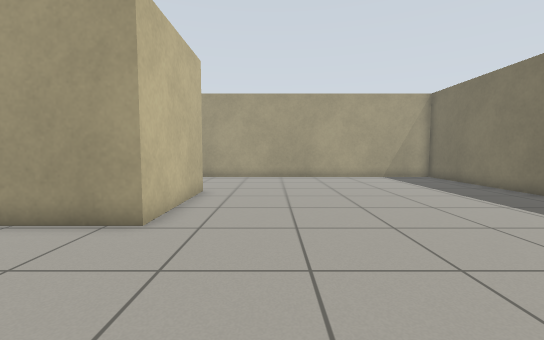
[1] (above)

12 first-person views from a walk through a Gazebo world. The camera is 0.79 m above the floor, tilts 4° down and sees 90° across. The floor is counted in squares, 0.5 m on a side. Each view is taken from the middle of a square. On the plan, view 1 faces up. The plan holds only what a view shows up to about 14 squares ahead; the rest is blank. Robots are left out.

[2]
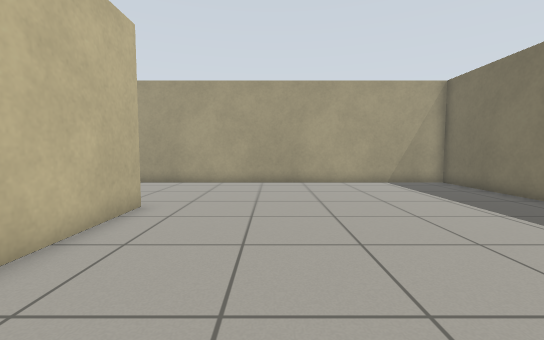

[3]
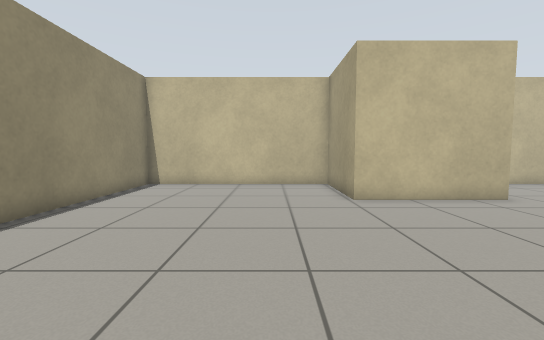

[4]
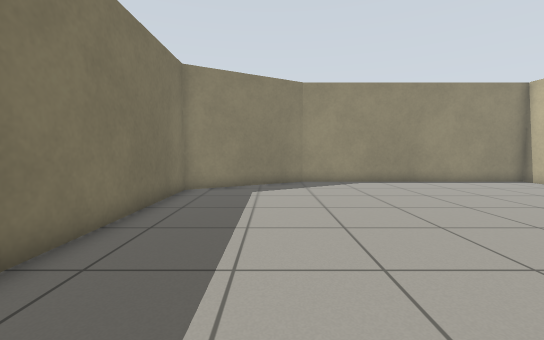

[5]
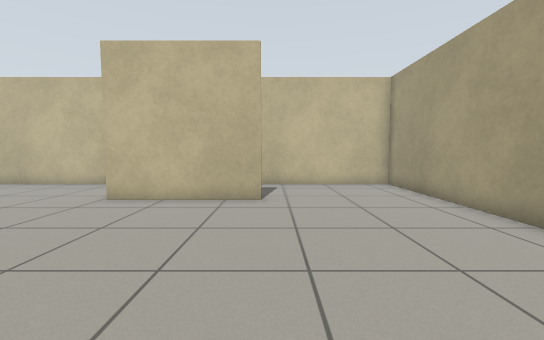

[6]
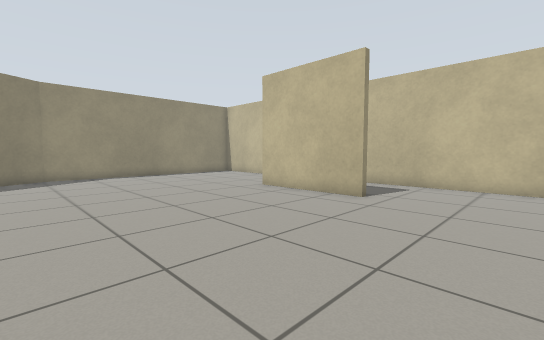

[7]
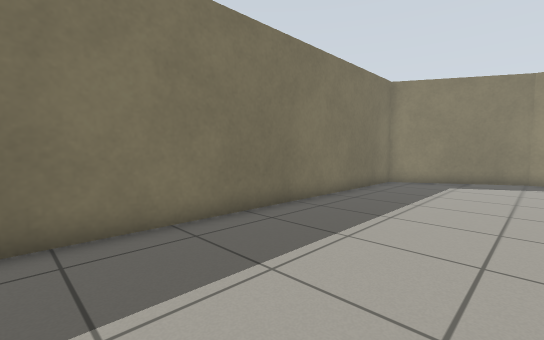

[8]
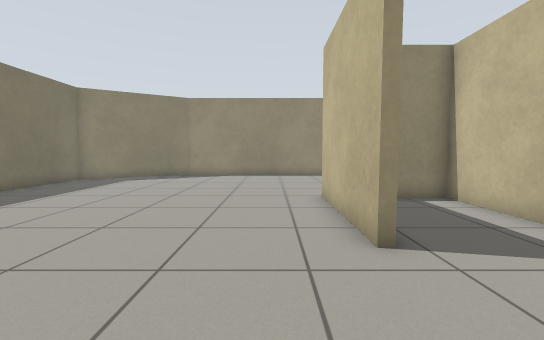

[9]
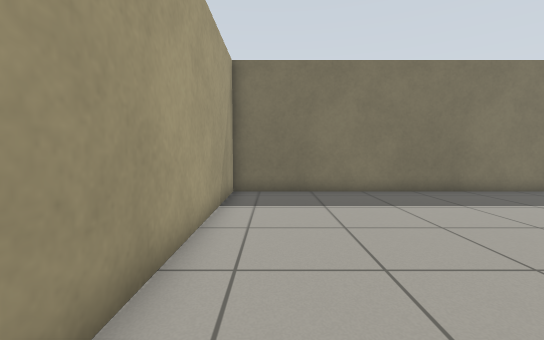

[10]
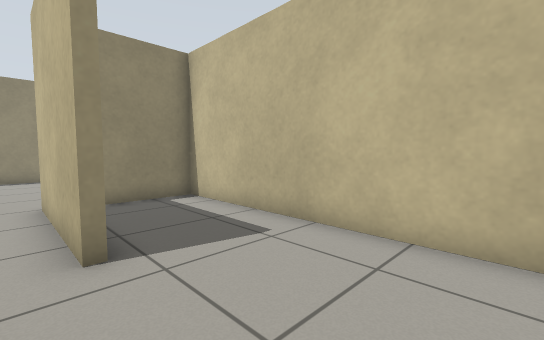

[11]
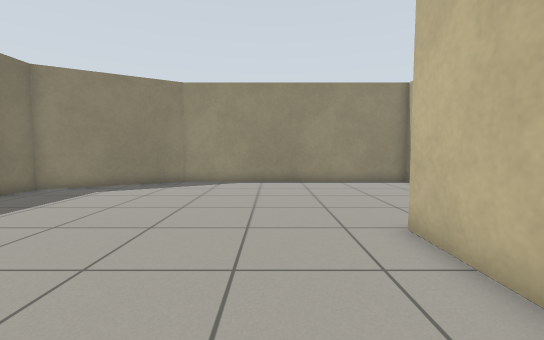

[12]
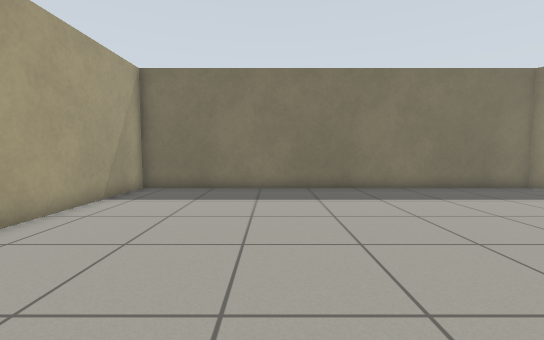

### Floor plan
Points are (right, up) in squares from view 1. A wall is a line through its corners. A room is listed if a view was taken in it or the views show most of it. See-through windows are left out.
Room 1 (views 1, 2, 3, 4, 5, 6, 7, 8, 9, 10, 11, 12)
walls: (-3.1, 10.6) (-2.7, 10.6) (-2.7, 5.6) (-6.9, 5.6) (-6.9, -2.9) (4.4, -2.9) (9.5, 0.1) (9.5, 16.5) (-6.9, 16.5) (-6.9, 6) (-4.1, 6)

Positions as (right, up) in squares from view 1, and headings:
1: (0, 0), facing up
2: (1, 3), facing up
3: (6, 3), facing left
4: (6, 11), facing down
5: (6, 11), facing left
6: (6, 15), facing down-left
7: (4, 14), facing down-right
8: (-1, 15), facing down
9: (-1, 15), facing right
10: (-2, 15), facing down-left
11: (0, 11), facing down
12: (-2, 11), facing right
